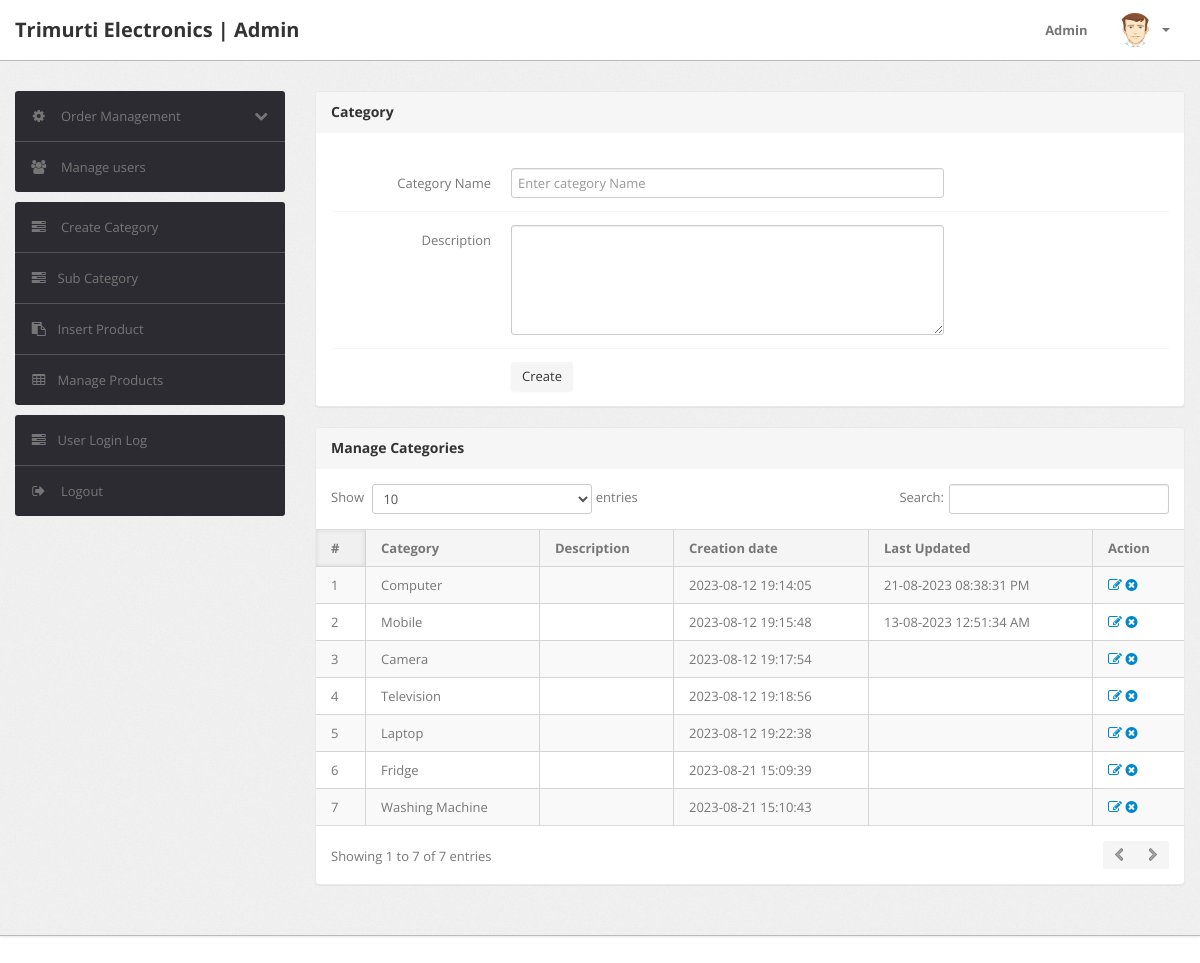
The app's page /admin/category.php (signed in) with its own data.
### tables this page shows
CREATE TABLE `category` (
  `id` int(11) NOT NULL,
  `categoryName` varchar(255) DEFAULT NULL,
  `categoryDescription` longtext DEFAULT NULL,
  `creationDate` timestamp NOT NULL DEFAULT current_timestamp(),
  `updationDate` varchar(255) DEFAULT NULL
);

### admin/category.php (the view, shortened to what this page needs)
<?php
include('include/config.php');
if(strlen($_SESSION['alogin'])==0)
	{
header('location:index.php');
}
else{
?>
<!DOCTYPE html>
<html lang="en">
<head>
	<link type="text/css" href="bootstrap/css/bootstrap.min.css" rel="stylesheet">
	<link type="text/css" href="bootstrap/css/bootstrap-responsive.min.css" rel="stylesheet">
	<link type="text/css" href="css/theme.css" rel="stylesheet">
	<link type="text/css" href="images/icons/css/font-awesome.css" rel="stylesheet">
</head>
<body>
<?php include('include/header.php');?>
	<div class="wrapper">
		<div class="container">
			<div class="row">
<?php include('include/sidebar.php');?>
			<div class="span9">
					<div class="content">
						<div class="module">
							<div class="module-head">
								<h3>Category</h3>
							</div>
							<div class="module-body">
									<br />
			<form class="form-horizontal row-fluid" name="Category" method="post" >
<div class="control-group">
<label class="control-label" for="basicinput">Category Name</label>
<div class="controls">
<input type="text" placeholder="Enter category Name"  name="category" class="span8 tip" required>
</div>
</div>
<div class="control-group">
											<label class="control-label" for="basicinput">Description</label>
											<div class="controls">
												<textarea class="span8" name="description" rows="5"></textarea>
											</div>
										</div>
	<div class="control-group">
											<div class="controls">
												<button type="submit" name="submit" class="btn">Create</button>
											</div>
										</div>
									</form>
							</div>
						</div>
	<div class="module">
							<div class="module-head">
								<h3>Manage Categories</h3>
							</div>
							<div class="module-body table">
								<table cellpadding="0" cellspacing="0" border="0" class="datatable-1 table table-bordered table-striped	 display" width="100%">
									<thead>
										<tr>
											<th>#</th>
											<th>Category</th>
											<th>Description</th>
											<th>Creation date</th>
											<th>Last Updated</th>
											<th>Action</th>
										</tr>
									</thead>
									<tbody>
<?php $query=mysqli_query($con,"select * from category");
$cnt=1;
while($row=mysqli_fetch_array($query))
{
?>
										<tr>
											<td><?php echo htmlentities($cnt);?></td>
											<td><?php echo htmlentities($row['categoryName']);?></td>
											<td><?php echo htmlentities($row['categoryDescription']);?></td>
											<td> <?php echo htmlentities($row['creationDate']);?></td>
											<td><?php echo htmlentities($row['updationDate']);?></td>
											<td>
											<a href="edit-category.php?id=<?php echo $row['id']?>" ><i class="icon-edit"></i></a>
											<a href="category.php?id=<?php echo $row['id']?>&del=delete" onClick="return confirm('Are you sure you want to delete?')"><i class="icon-remove-sign"></i></a></td>
										</tr>
										<?php $cnt=$cnt+1; } ?>
								</table>
							</div>
						</div>
					</div>
				</div>
			</div>
		</div>
	</div>
<?php include('include/footer.php');?>
</body>
<?php } ?>

### records on screen
category: categoryName "Computer", creationDate "2023-08-12 19:14:05", updationDate "21-08-2023 08:38:31 PM"
category: categoryName "Mobile", creationDate "2023-08-12 19:15:48", updationDate "13-08-2023 12:51:34 AM"
category: categoryName "Camera", creationDate "2023-08-12 19:17:54"
category: categoryName "Television", creationDate "2023-08-12 19:18:56"
category: categoryName "Laptop", creationDate "2023-08-12 19:22:38"
category: categoryName "Fridge", creationDate "2023-08-21 15:09:39"
category: categoryName "Washing Machine", creationDate "2023-08-21 15:10:43"
